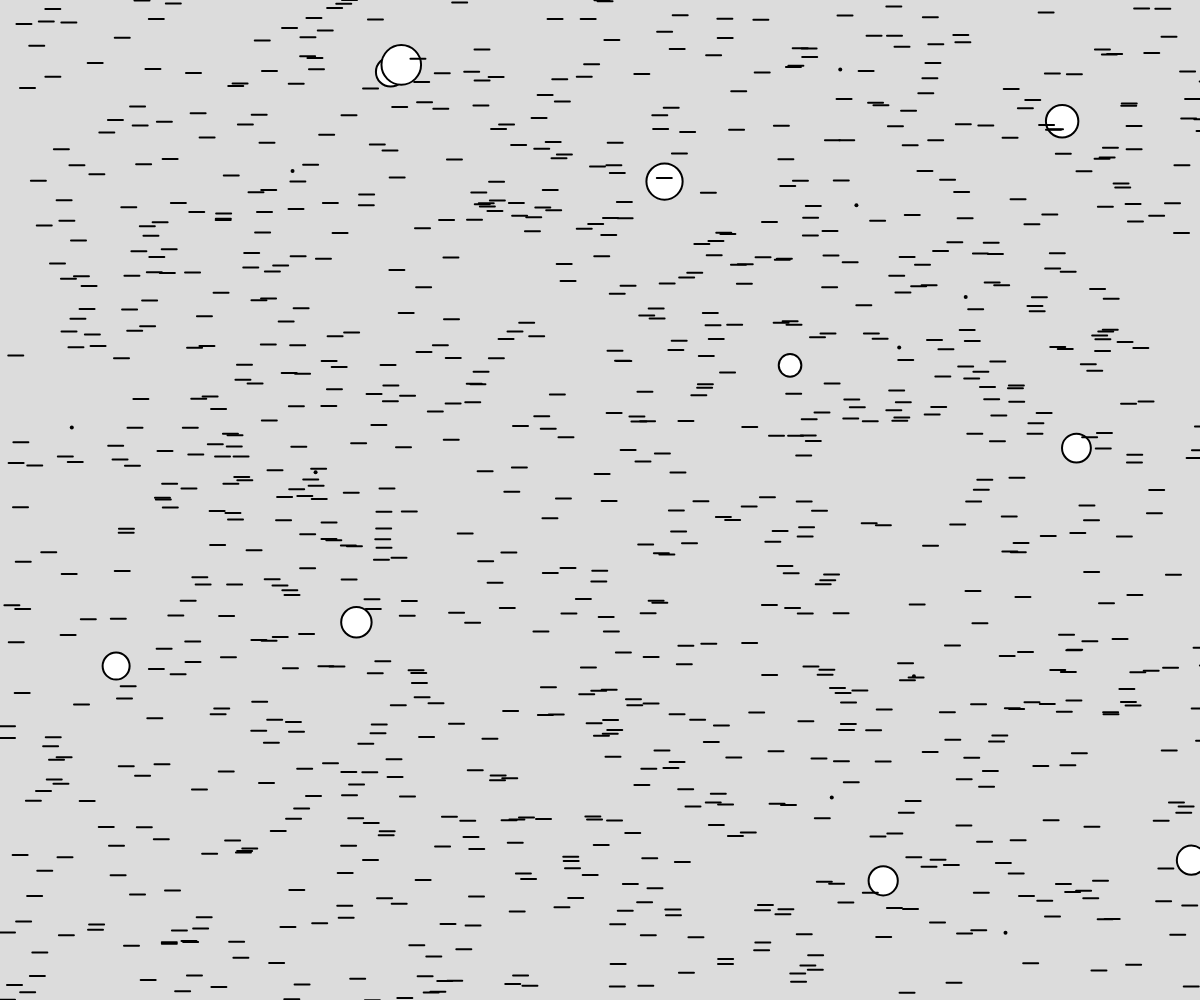
Frame 1 (no input)
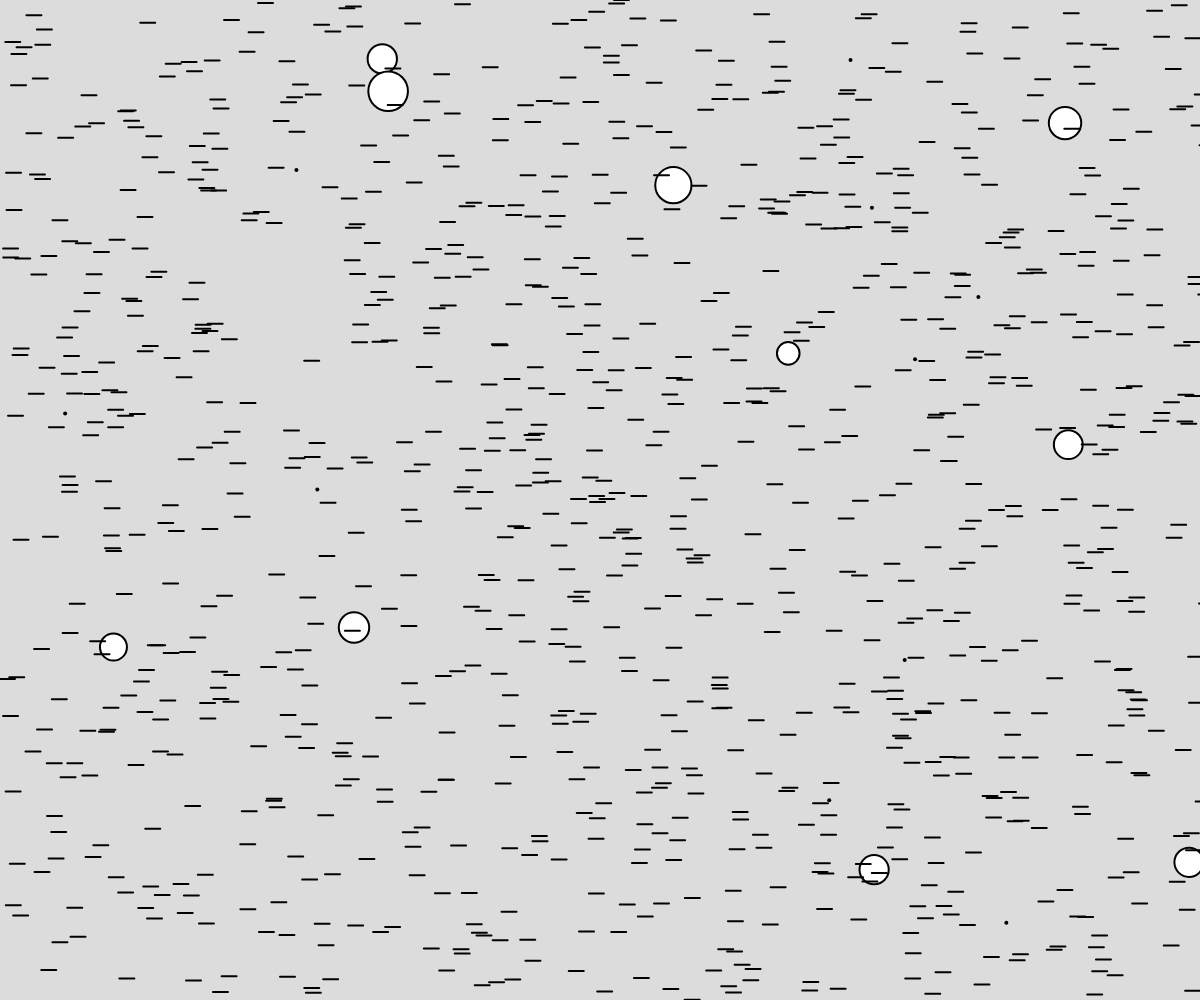
Frame 60 (no input)
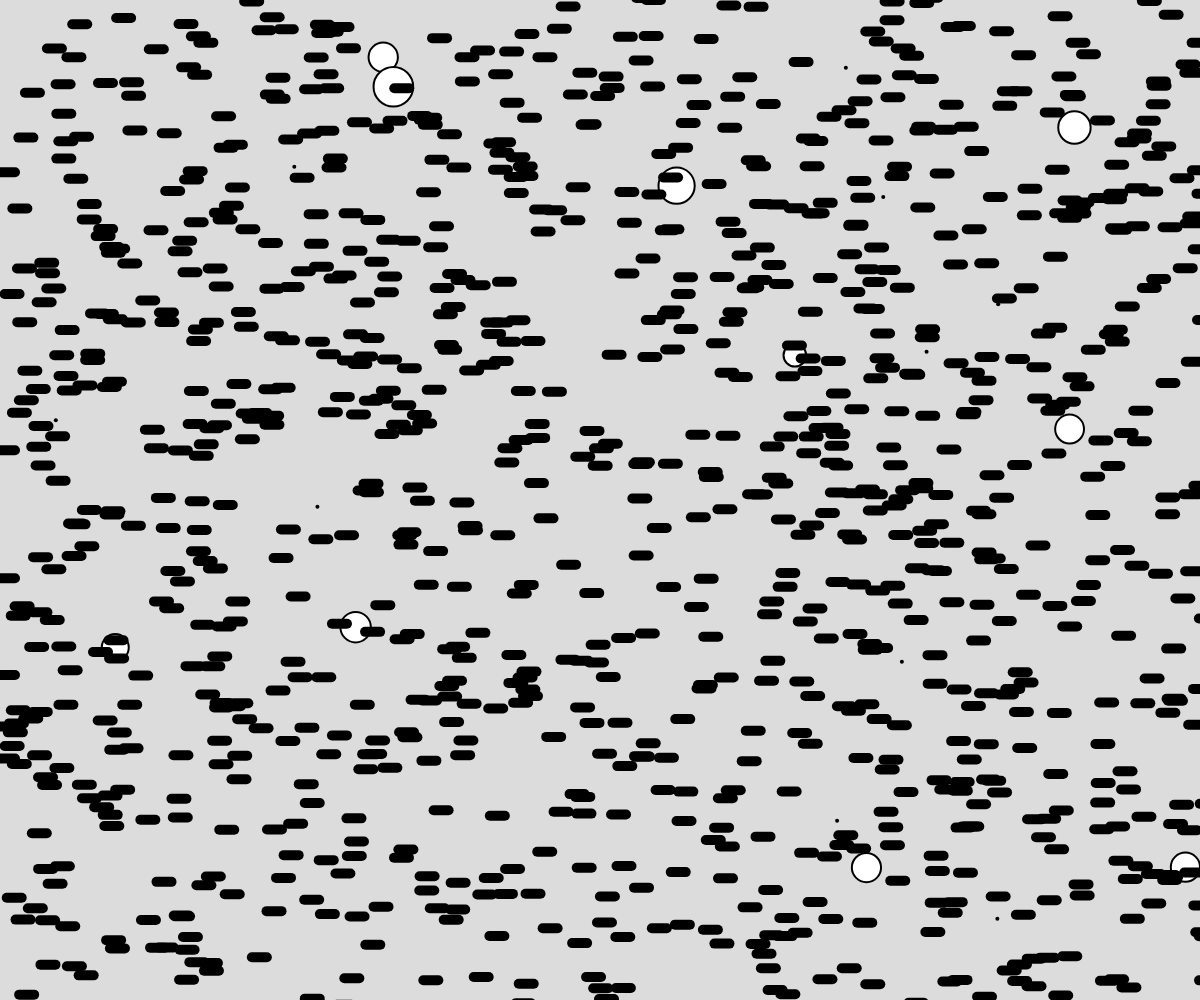
Frame 120 (the mouse pressed at the canvas centre since frame 60)

The p5.js sketch that drew these frames (run headless with seeded random() and noise() and a simulated clock; from frame 60 on, the mouse is pressed at the canvas centre):

// p5.js sketch
// ── sketch.js
// Inheritance Demo 
// Mason L.
// Nov. 29, 2023
//

let objects = [];

function setup() {
  createCanvas(windowWidth, windowHeight);
  for(let i = 0; i<10; i++){
    objects.push(new AnimatedObject(random(width), random(height)));
  }
  for(let i = 0; i<10; i++){
    objects.push(new CircleObj(random(width), random(height)));
  }
  for(let i = 0; i<1000; i++){
    objects.push(new LineObject(random(width), random(height)));
  }
}

function draw() {
  background(220);
  for(let o of objects){
    o.move();
    o.display();
  }
}


//"parent"  or "super" class
class AnimatedObject{
  constructor(x,y){
    this.x = x;
    this.y = y;
    this.size = 1;
  }
  move(){
    this.x += random(-2,2);
    this.y += random(-2,2);
  }
  display(){
    strokeWeight(4);
    point(this.x, this.y);
  }
}

//Child Class #1 - Circle
class CircleObj extends AnimatedObject{
  constructor(x,y){
    super(x,y); //call the parent class' constructor
    this.size = random(20,40);
  }
  display(){// method override
    strokeWeight(2);
    circle(this.x, this.y, this.size);
  }
}

class LineObject extends AnimatedObject{
  constructor(){
    super(random(width), random(height));
  }
  move(){ // wiggle effect
    super.move();
    this.x += 5
    if(this.x > width) this.x = 0;
  }
  display(){
    if(mouseIsPressed) strokeWeight(10);
    else strokeWeight(2);
    line(this.x, this.y, this.x + 15, this.y);
  }
}
